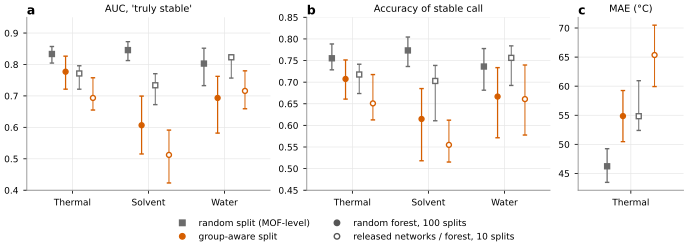

This chart was generated by the following Python code:
"""Fig 1: group-aware vs random split, as RANGES over many splits (Phase 5 section 5). Median with the 2.5-97.5% range over splits.
Random forest, N = 100 splits (filled markers); released networks (fixed restore, thermal and solvent) + released forest (water), N = 10 splits (open markers).
Each split seed gives one random-group split and one MOF-level random split (60/20/20); test parts are about 20% of MOFs and differ between splits."""
import sys
sys.path.insert(0, "figures")
from common import *
import pandas as pd

RF, NN = pd.read_parquet(P5 + "split_ranges_rf.parquet"), pd.read_parquet(P5 + "split_ranges_nn.parquet")
PANELS = [("AUC, 'truly stable'", "auc_stable", ("thermal", "solvent", "water"), (0.4, 0.95)),
          ("Accuracy of stable call", "accuracy_stable", ("thermal", "solvent", "water"), (0.45, 0.85)),
          ("MAE (°C)", "mae_degC", ("thermal",), None)]
SPEC = [(RF, "random", -0.27, GREY, "s", True), (RF, "group", -0.09, ORANGE, "o", True), (NN, "random", 0.09, GREY, "s", False), (NN, "group", 0.27, ORANGE, "o", False)]


def draw(variant):
    fig, axes = panels(variant, 3, h2=2.5, h1=2.0, ratios=[3, 3, 1.3] if variant == "2col" else None)
    for ax, (title, key, stages, lim) in zip(axes, PANELS):
        for j, t in enumerate(stages):
            for df, mode, off, col, mk, filled in SPEC:
                v = df[(df.stage == t) & (df["mode"] == mode)][key].dropna()
                med, lo, hi = v.median(), v.quantile(0.025), v.quantile(0.975)
                ax.errorbar(j + off, med, yerr=[[med - lo], [hi - med]], fmt=mk, color=col, mfc=col if filled else "white", mec=col, ms=3.6, capsize=1.6, lw=0.9 if filled else 0.7, zorder=3 if filled else 2)
        ax.set_xticks(range(len(stages))); ax.set_xticklabels([TITLE[t].split()[0] for t in stages]); ax.set_title(title); ax.set_xlim(-0.6, len(stages) - 0.4)
        if lim: ax.set_ylim(*lim)
    letters(axes)
    from matplotlib.lines import Line2D
    h = [Line2D([], [], marker="s", color=GREY, ms=4, lw=0, label="random split (MOF-level)"), Line2D([], [], marker="o", color=ORANGE, ms=4, lw=0, label="group-aware split"),
         Line2D([], [], marker="o", color="#555", mfc="#555", ms=4, lw=0, label=f"random forest, {RF.split_seed.nunique()} splits"), Line2D([], [], marker="o", color="#555", mfc="white", ms=4, lw=0, label=f"released networks / forest, {NN.split_seed.nunique()} splits")]
    fig.legend(handles=h, frameon=False, loc="outside lower center", ncol=2 if variant == "2col" else 1)
    save(fig, "fig1_group_vs_random", variant)


for v in VARIANTS:
    draw(v)
